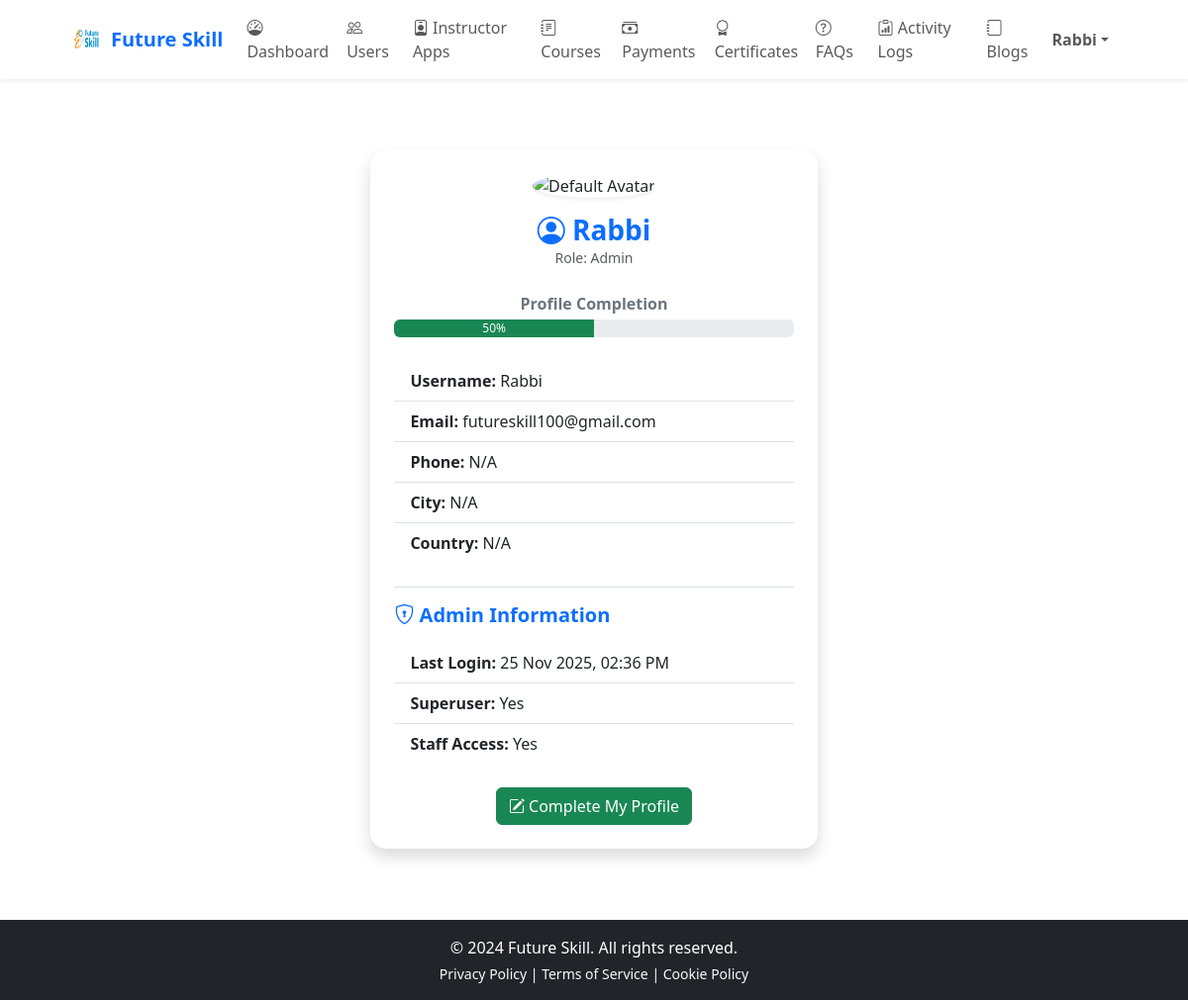
The app's page /accounts/profile/ (signed in) with its own data.
### apps/accounts/models.py (models this page shows, shortened)
class User(AbstractUser):
    STUDENT = "student"
    INSTRUCTOR = "instructor"
    ADMIN = "admin"
    LEARNER = "learner"
    ROLE_CHOICES = (
        (STUDENT, "Student"),
        (INSTRUCTOR, "Instructor"),
        (ADMIN, "Admin"),
    )
    role = models.CharField(
        max_length=20,
        choices=ROLE_CHOICES,
        default=STUDENT,
    )
    avatar = models.ImageField(upload_to="avatars/", null=True, blank=True)
    is_approved = models.BooleanField(default=False)
    def is_instructor(self):
        return self.role == self.INSTRUCTOR

class UserProfile(models.Model):
    ROLE_ADMIN = "admin"
    ROLE_INSTRUCTOR = "instructor"
    ROLE_LEARNER = "learner"
    user = models.OneToOneField(
        settings.AUTH_USER_MODEL,
        on_delete=models.CASCADE,
        related_name="profile",
    )
    phone = models.CharField(max_length=30, blank=True)
    gender = models.CharField(max_length=20, blank=True)
    date_of_birth = models.DateField(null=True, blank=True)
    address = models.CharField(max_length=255, blank=True)
    city = models.CharField(max_length=120, blank=True)
    country = models.CharField(max_length=120, blank=True)
    bio = models.TextField(blank=True)
    profile_picture = models.ImageField(
        upload_to="profiles/", blank=True, null=True
    )
    linkedin_url = models.URLField(blank=True)
    facebook_url = models.URLField(blank=True)
    twitter_url = models.URLField(blank=True)
    website = models.URLField(blank=True)
    is_verified = models.BooleanField(default=False)
    preferred_language = models.CharField(max_length=50, blank=True)
    timezone = models.CharField(max_length=50, blank=True)
    created_at = models.DateTimeField(auto_now_add=True)
    updated_at = models.DateTimeField(auto_now=True)

### apps/accounts/views.py (the view)
# urls.py: path("profile/", views.profile_view, name="profile"),
@login_required
def profile_view(request):
    user = request.user
    role_label = (
        user.get_role_display() if hasattr(user, "get_role_display") else user.role
    )
    completion = {"percent": 50, "missing": []}
    if user.is_instructor():
        completion = _instructor_profile_completion(user)
    context = {
        "user": user,
        "role": role_label,
        "completion": completion,
    }
    return render(request, "accounts/profile.html", context)

### apps/core/context_processors.py (called while the page is built, shortened)
def user_role_context(request):
    user = getattr(request, "user", None)
    role = getattr(user, "role", None)
    is_student = role in ("student", "learner")
    is_instructor = role == "instructor"
    is_admin = role == "admin" or getattr(user, "is_staff", False)
    return {
        "user_role": role,
        "is_student_user": is_student,
        "is_instructor_user": is_instructor,
        "is_admin_user": is_admin,
    }

### templates/accounts/profile.html (shortened to what this page needs)
{% extends "base.html" %}
{% load static %}
{% block content %}
<div class="container py-5">
  <div class="row justify-content-center">
    <div class="col-md-8 col-lg-6">
      <div class="card shadow border-0 rounded-4">
        <div class="card-body p-4">
          <div class="text-center mb-4">
            {% if user.profile and user.profile.profile_picture %}
              <img src="{{ user.profile.profile_picture.url }}" alt="Profile Picture"
                   class="rounded-circle shadow-sm mb-3" width="120" height="120">
            {% else %}
              <img src="{% static 'images/default-avatar.jpg' %}" alt="Default Avatar"
                   class="rounded-circle shadow-sm mb-3" width="120" height="120">
            {% endif %}
            <h3 class="fw-bold text-primary mb-0"><i class="bi bi-person-circle"></i> {{ user.get_full_name|default:user.username }}</h3>
            <p class="text-muted small mb-0">Role: {{ user.role|default:"student"|title }}</p>
          </div>
          <div class="mb-4">
            <p class="fw-semibold text-center text-secondary mb-1">Profile Completion</p>
            <div class="progress" style="height: 18px;">
              <div class="progress-bar bg-success" style="width: {{ completion.percent|default:50 }}%">
                {{ completion.percent|default:50 }}%
              </div>
            </div>
          </div>
          <ul class="list-group list-group-flush mb-4">
            <li class="list-group-item"><strong>Username:</strong> {{ user.username }}</li>
            <li class="list-group-item"><strong>Email:</strong> {{ user.email|default:"N/A" }}</li>
            <li class="list-group-item"><strong>Phone:</strong> {% if user.profile %}{{ user.profile.phone|default:"N/A" }}{% else %}N/A{% endif %}</li>
            <li class="list-group-item"><strong>City:</strong> {% if user.profile %}{{ user.profile.city|default:"N/A" }}{% else %}N/A{% endif %}</li>
            <li class="list-group-item"><strong>Country:</strong> {% if user.profile %}{{ user.profile.country|default:"N/A" }}{% else %}N/A{% endif %}</li>
          </ul>
          {% if user.role == 'admin' %}
          <div class="border-top pt-3">
            <h5 class="fw-bold mb-3 text-primary"><i class="bi bi-shield-lock"></i> Admin Information</h5>
            <ul class="list-group list-group-flush">
              <li class="list-group-item"><strong>Last Login:</strong> {{ user.last_login|date:"d M Y, h:i A" }}</li>
              <li class="list-group-item"><strong>Superuser:</strong> {% if user.is_superuser %}Yes{% else %}No{% endif %}</li>
              <li class="list-group-item"><strong>Staff Access:</strong> {% if user.is_staff %}Yes{% else %}No{% endif %}</li>
            </ul>
          </div>
          {% endif %}
          <div class="text-center mt-4">
            <a href="{% url 'accounts:complete_profile' %}" class="btn btn-success">
              <i class="bi bi-pencil-square"></i> Complete My Profile
            </a>
          </div>
        </div>
      </div>
    </div>
  </div>
</div>
{% endblock %}

### templates/partials/header_admin.html (shortened to what this page needs)
{% load static %}
<nav class="navbar navbar-expand-lg navbar-light bg-white shadow-sm sticky-top">
  <div class="container">
    <a class="navbar-brand d-flex align-items-center fw-bold" href="{% url 'admin_tools:dashboard' %}">
      <img src="{% static 'images/logo.png' %}" width="32" height="32" class="me-2" alt="Future Skill">
      <span class="text-primary">Future Skill</span>
    </a>
    <div class="collapse navbar-collapse" id="adminTopNav">
      <ul class="navbar-nav me-auto">
        <li class="nav-item"><a class="nav-link" href="{% url 'admin_tools:dashboard' %}"><i class="bi bi-speedometer"></i> Dashboard</a></li>
        <li class="nav-item"><a class="nav-link" href="{% url 'admin_tools:user_management_list' %}"><i class="bi bi-people"></i> Users</a></li>
        <li class="nav-item"><a class="nav-link" href="{% url 'admin_tools:instructor_applications' %}"><i class="bi bi-person-badge"></i> Instructor Apps</a></li>
        <li class="nav-item"><a class="nav-link" href="{% url 'admin_tools:admin_course_list' %}"><i class="bi bi-journal-text"></i> Courses</a></li>
        <li class="nav-item"><a class="nav-link" href="{% url 'payments:admin_payments' %}"><i class="bi bi-cash-stack"></i> Payments</a></li>
        <li class="nav-item"><a class="nav-link" href="{% url 'admin_tools:certificate_list' %}"><i class="bi bi-award"></i> Certificates</a></li>
        <li class="nav-item"><a class="nav-link" href="{% url 'admin_tools:faq_manage' %}"><i class="bi bi-question-circle"></i> FAQs</a></li>
        <li class="nav-item"><a class="nav-link" href="{% url 'admin_tools:admin_logs' %}"><i class="bi bi-clipboard-data"></i> Activity Logs</a></li>
        <li class="nav-item"><a class="nav-link" href="{% url 'admin_tools:blog_admin_list' %}"><i class="bi bi-journal"></i> Blogs</a></li>
      </ul>
      <ul class="navbar-nav ms-auto align-items-center">
        <li class="nav-item dropdown">
          <a class="nav-link dropdown-toggle fw-semibold" href="#" data-bs-toggle="dropdown">{{ request.user.get_full_name|default:request.user.username }}</a>
        </li>
      </ul>
    </div>
  </div>
</nav>

### templates/base.html (style rules this page uses)
.container, .container-fluid { max-width: 90% !important; margin-left: auto; margin-right: auto; }

### records on screen
User: user.get_full_name "Rabbi", get_full_name "Rabbi", role "Admin", username "Rabbi", email "futureskill100@gmail.com", profile.phone "N/A", profile.city "N/A", profile.country "N/A", last_login "25 Nov 2025, 02:36 PM"

### other values on screen
{{ completion.percent|default:50 }} "50"
{{ now.year|default:"2024" }} "2024"
